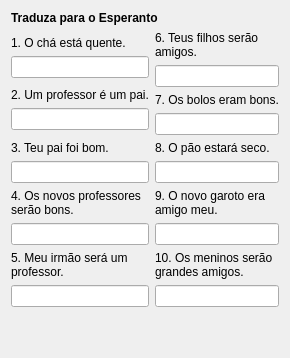
     <widget class="QWidget" name="Sendas1_Lec01">
      <attribute name="icon">
       <iconset resource="ikonoj.qrc">
        <normaloff>:/ikonoj/sendas_24.png</normaloff>:/ikonoj/sendas_24.png</iconset>
      </attribute>
      <attribute name="title">
       <string>12</string>
      </attribute>
      <layout class="QVBoxLayout" name="verticalLayout_39" stretch="0,2,1">
       <item>
        <widget class="titolo" name="Lec01_Label99">
         <property name="maximumSize">
          <size>
           <width>16777215</width>
           <height>30</height>
          </size>
         </property>
         <property name="font">
          <font>
           <weight>75</weight>
           <bold>true</bold>
          </font>
         </property>
         <property name="text">
          <string>Traduza para o Esperanto</string>
         </property>
         <property name="wordWrap">
          <bool>true</bool>
         </property>
        </widget>
       </item>
       <item>
        <layout class="QHBoxLayout" name="horizontalLayout_126">
         <item>
          <layout class="QVBoxLayout" name="verticalLayout_32">
           <property name="spacing">
            <number>6</number>
           </property>
           <item>
            <layout class="QVBoxLayout" name="verticalLayout_27">
             <item>
              <widget class="QLabel" name="Lec01_Label121">
               <property name="text">
                <string>1. O chá está quente.</string>
               </property>
               <property name="alignment">
                <set>Qt::AlignBottom|Qt::AlignLeading|Qt::AlignLeft</set>
               </property>
               <property name="wordWrap">
                <bool>true</bool>
               </property>
               <property name="buddy">
                <cstring>lineEdit</cstring>
               </property>
              </widget>
             </item>
             <item>
              <widget class="cx_edit" name="lineEdit">
               <property name="alignment">
                <set>Qt::AlignLeading|Qt::AlignLeft|Qt::AlignTop</set>
               </property>
              </widget>
             </item>
            </layout>
           </item>
           <item>
            <layout class="QVBoxLayout" name="verticalLayout_28">
             <item>
              <widget class="QLabel" name="Lec01_Label122">
               <property name="text">
                <string>2. Um professor é um pai.</string>
               </property>
               <property name="alignment">
                <set>Qt::AlignBottom|Qt::AlignLeading|Qt::AlignLeft</set>
               </property>
               <property name="wordWrap">
                <bool>true</bool>
               </property>
               <property name="buddy">
                <cstring>lineEdit_2</cstring>
               </property>
              </widget>
             </item>
             <item>
              <widget class="cx_edit" name="lineEdit_2">
               <property name="alignment">
                <set>Qt::AlignLeading|Qt::AlignLeft|Qt::AlignTop</set>
               </property>
              </widget>
             </item>
            </layout>
           </item>
           <item>
            <layout class="QVBoxLayout" name="verticalLayout_29">
             <item>
              <widget class="QLabel" name="Lec01_Label123">
               <property name="text">
                <string>3. Teu pai foi bom.</string>
               </property>
               <property name="alignment">
                <set>Qt::AlignBottom|Qt::AlignLeading|Qt::AlignLeft</set>
               </property>
               <property name="wordWrap">
                <bool>true</bool>
               </property>
               <property name="buddy">
                <cstring>lineEdit_3</cstring>
               </property>
              </widget>
             </item>
             <item>
              <widget class="cx_edit" name="lineEdit_3">
               <property name="alignment">
                <set>Qt::AlignLeading|Qt::AlignLeft|Qt::AlignTop</set>
               </property>
              </widget>
             </item>
            </layout>
           </item>
           <item>
            <layout class="QVBoxLayout" name="verticalLayout_30">
             <item>
              <widget class="QLabel" name="Lec01_Label110">
               <property name="text">
                <string>4. Os novos professores serão bons.</string>
               </property>
               <property name="alignment">
                <set>Qt::AlignBottom|Qt::AlignLeading|Qt::AlignLeft</set>
               </property>
               <property name="wordWrap">
                <bool>true</bool>
               </property>
               <property name="buddy">
                <cstring>lineEdit_4</cstring>
               </property>
              </widget>
             </item>
             <item>
              <widget class="cx_edit" name="lineEdit_4">
               <property name="alignment">
                <set>Qt::AlignLeading|Qt::AlignLeft|Qt::AlignTop</set>
               </property>
              </widget>
             </item>
            </layout>
           </item>
           <item>
            <layout class="QVBoxLayout" name="verticalLayout_31">
             <item>
              <widget class="QLabel" name="Lec01_Label125">
               <property name="text">
                <string>5. Meu irmão será um professor.</string>
               </property>
               <property name="alignment">
                <set>Qt::AlignBottom|Qt::AlignLeading|Qt::AlignLeft</set>
               </property>
               <property name="wordWrap">
                <bool>true</bool>
               </property>
               <property name="buddy">
                <cstring>lineEdit_5</cstring>
               </property>
              </widget>
             </item>
             <item>
              <widget class="cx_edit" name="lineEdit_5">
               <property name="alignment">
                <set>Qt::AlignLeading|Qt::AlignLeft|Qt::AlignTop</set>
               </property>
              </widget>
             </item>
            </layout>
           </item>
          </layout>
         </item>
         <item>
          <layout class="QVBoxLayout" name="verticalLayout_33">
           <property name="spacing">
            <number>6</number>
           </property>
           <item>
            <layout class="QVBoxLayout" name="verticalLayout_34">
             <item>
              <widget class="QLabel" name="Lec01_Label126">
               <property name="text">
                <string>6. Teus filhos serão amigos.</string>
               </property>
               <property name="alignment">
                <set>Qt::AlignBottom|Qt::AlignLeading|Qt::AlignLeft</set>
               </property>
               <property name="wordWrap">
                <bool>true</bool>
               </property>
               <property name="buddy">
                <cstring>lineEdit_6</cstring>
               </property>
              </widget>
             </item>
             <item>
              <widget class="cx_edit" name="lineEdit_6">
               <property name="alignment">
                <set>Qt::AlignLeading|Qt::AlignLeft|Qt::AlignTop</set>
               </property>
              </widget>
             </item>
            </layout>
           </item>
           <item>
            <layout class="QVBoxLayout" name="verticalLayout_35">
             <item>
              <widget class="QLabel" name="Lec01_Label127">
               <property name="text">
                <string>7. Os bolos eram bons.</string>
               </property>
               <property name="alignment">
                <set>Qt::AlignBottom|Qt::AlignLeading|Qt::AlignLeft</set>
               </property>
               <property name="wordWrap">
                <bool>true</bool>
               </property>
               <property name="buddy">
                <cstring>lineEdit_7</cstring>
               </property>
              </widget>
             </item>
             <item>
              <widget class="cx_edit" name="lineEdit_7">
               <property name="alignment">
                <set>Qt::AlignLeading|Qt::AlignLeft|Qt::AlignTop</set>
               </property>
              </widget>
             </item>
            </layout>
           </item>
           <item>
            <layout class="QVBoxLayout" name="verticalLayout_36">
             <item>
              <widget class="QLabel" name="Lec01_Label128">
               <property name="text">
                <string>8. O pão estará seco.</string>
               </property>
               <property name="alignment">
                <set>Qt::AlignBottom|Qt::AlignLeading|Qt::AlignLeft</set>
               </property>
               <property name="wordWrap">
                <bool>true</bool>
               </property>
               <property name="buddy">
                <cstring>lineEdit_8</cstring>
               </property>
              </widget>
             </item>
             <item>
              <widget class="cx_edit" name="lineEdit_8">
               <property name="alignment">
                <set>Qt::AlignLeading|Qt::AlignLeft|Qt::AlignTop</set>
               </property>
              </widget>
             </item>
            </layout>
           </item>
           <item>
            <layout class="QVBoxLayout" name="verticalLayout_37">
             <item>
              <widget class="QLabel" name="Lec01_Label129">
               <property name="text">
                <string>9. O novo garoto era amigo meu.</string>
               </property>
               <property name="alignment">
                <set>Qt::AlignBottom|Qt::AlignLeading|Qt::AlignLeft</set>
               </property>
               <property name="wordWrap">
                <bool>true</bool>
               </property>
               <property name="buddy">
                <cstring>lineEdit_9</cstring>
               </property>
              </widget>
             </item>
             <item>
              <widget class="cx_edit" name="lineEdit_9">
               <property name="alignment">
                <set>Qt::AlignLeading|Qt::AlignLeft|Qt::AlignTop</set>
               </property>
              </widget>
             </item>
            </layout>
           </item>
           <item>
            <layout class="QVBoxLayout" name="verticalLayout_38">
             <item>
              <widget class="QLabel" name="Lec01_Label130">
               <property name="text">
                <string>10. Os meninos serão grandes amigos.</string>
               </property>
               <property name="alignment">
                <set>Qt::AlignBottom|Qt::AlignLeading|Qt::AlignLeft</set>
               </property>
               <property name="wordWrap">
                <bool>true</bool>
               </property>
               <property name="buddy">
                <cstring>lineEdit_10</cstring>
               </property>
              </widget>
             </item>
             <item>
              <widget class="cx_edit" name="lineEdit_10">
               <property name="alignment">
                <set>Qt::AlignLeading|Qt::AlignLeft|Qt::AlignTop</set>
               </property>
              </widget>
             </item>
            </layout>
           </item>
          </layout>
         </item>
        </layout>
       </item>
       <item>
        <spacer name="verticalSpacer_14">
         <property name="orientation">
          <enum>Qt::Vertical</enum>
         </property>
         <property name="sizeHint" stdset="0">
          <size>
           <width>20</width>
           <height>40</height>
          </size>
         </property>
        </spacer>
       </item>
      </layout>
     </widget>
